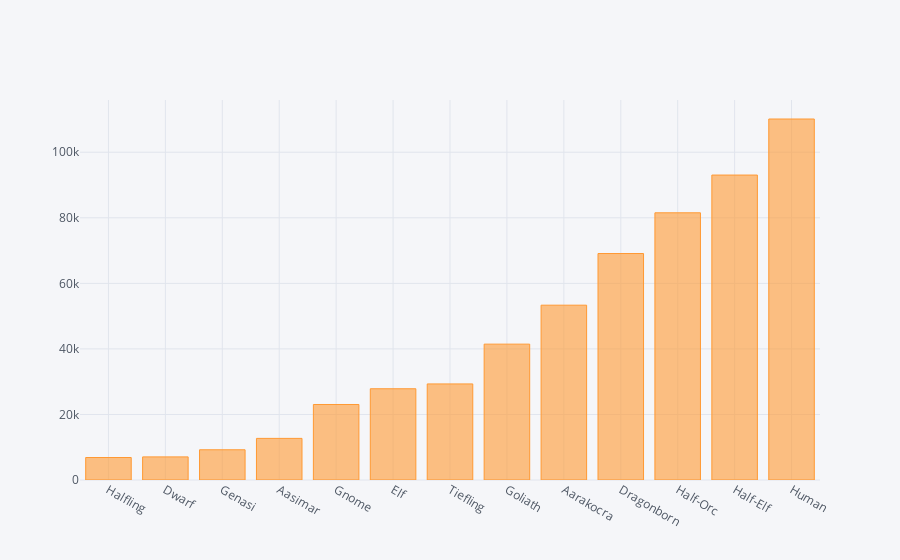

Source (notebook cell):
### Code cell
grouped_free_race.iplot(kind='bar', x='Race')

### Figure 1 — Plotly figure (JSON) as saved in the notebook; plotly's stock layout.template omitted (floating-point values rounded to 4 significant figures)
{"data": [{"marker": {"color": "rgba(255, 153, 51, 0.6)", "line": {"color": "rgba(255, 153, 51, 1.0)", "width": 1}}, "name": "Total", "orientation": "v", "text": "", "type": "bar", "uid": "f91e9ee9-75dc-4de6-8530-9016d043f1c8", "x": ["Halfling", "Dwarf", "Genasi", "Aasimar", "Gnome", "Elf", "Tiefling", "Goliath", "Aarakocra", "Dragonborn", "Half-Orc", "Half-Elf", "Human"], "y": [6861, 7055, 9221, 12699, 23038, 27839, 29311, 41453, 53340, 69099, 81520, 93038, 110143]}], "layout": {"legend": {"bgcolor": "#F5F6F9", "font": {"color": "#4D5663"}}, "paper_bgcolor": "#F5F6F9", "plot_bgcolor": "#F5F6F9", "title": {"font": {"color": "#4D5663"}}, "xaxis": {"gridcolor": "#E1E5ED", "showgrid": true, "tickfont": {"color": "#4D5663"}, "title": {"font": {"color": "#4D5663"}, "text": ""}, "zerolinecolor": "#E1E5ED"}, "yaxis": {"gridcolor": "#E1E5ED", "showgrid": true, "tickfont": {"color": "#4D5663"}, "title": {"font": {"color": "#4D5663"}, "text": ""}, "zerolinecolor": "#E1E5ED"}}}
